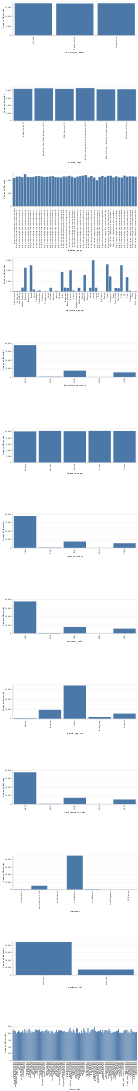

Here is the notebook cell this chart was saved with:
### Markdown cell above
### Distribution of categorical columns

### Code cell
cat_cols = list(train_df.select_dtypes("object").columns.drop('time'))

categorical_cols_dist = alt.Chart(train_df).mark_bar().encode(
    x=alt.X(alt.repeat("repeat"), type="nominal"),
    y="count()",
).properties(
    width=550,
    height=150
).repeat(
    repeat=cat_cols,
    columns=1
)

categorical_cols_dist
